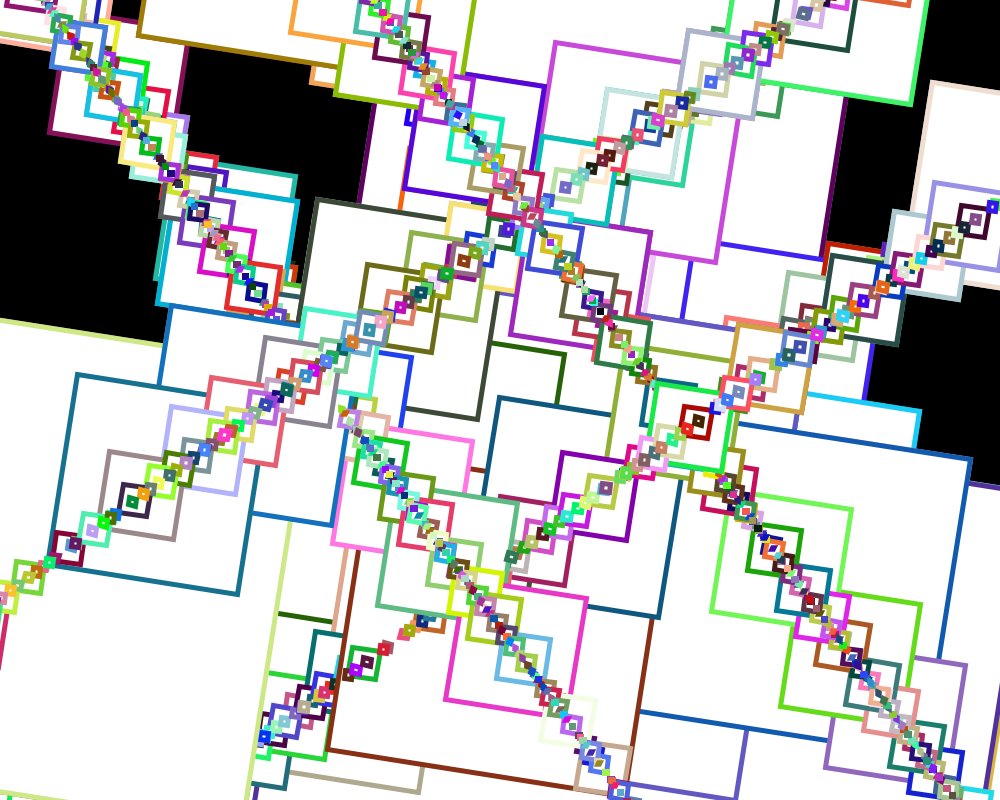
Frame 1 (no input)
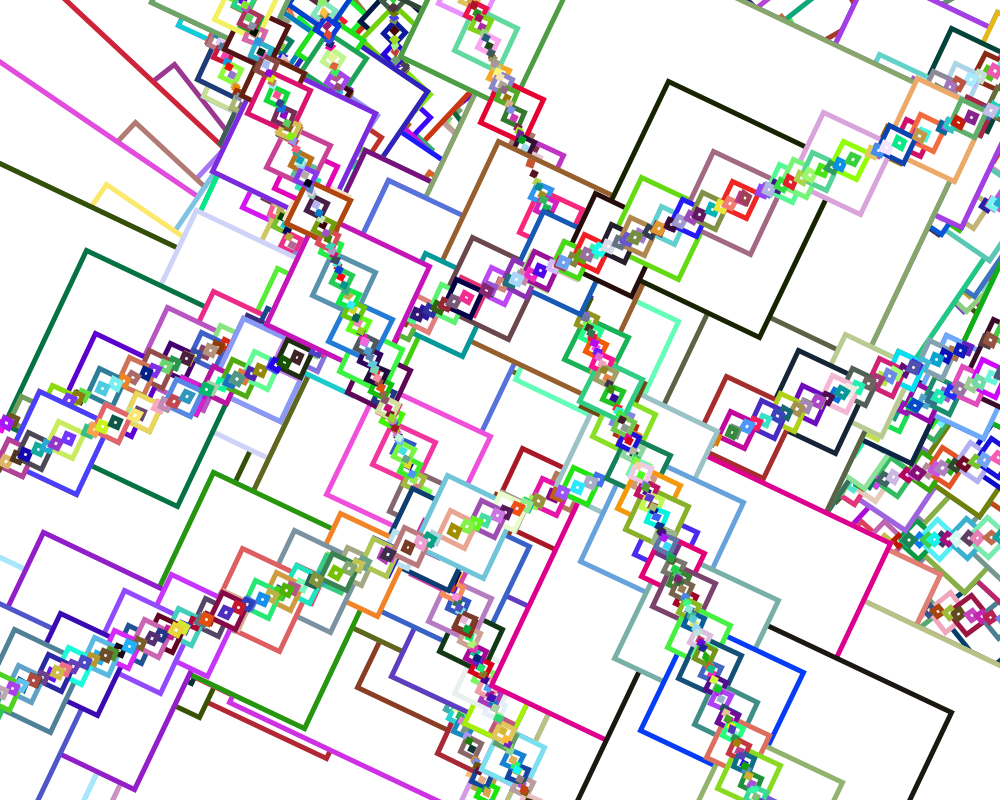
Frame 60 (the mouse pressed at the canvas centre just before this capture)
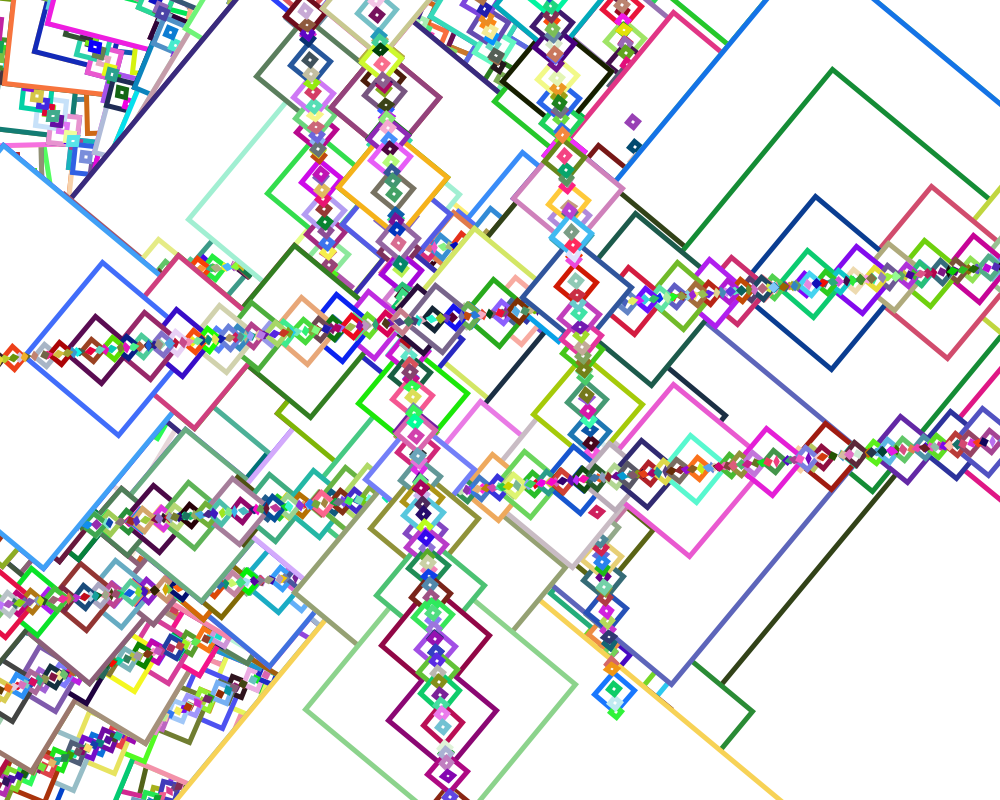
Frame 120 (the mouse held since frame 60 and released just before this capture)

The Processing sketch that drew these frames (run headless with seeded random() and noise(); from frame 60 on, the mouse is pressed at the canvas centre):

// Processing sketch: OriginalFractal
// ── OriginalFractal.pde
void setup(){
  background(0);
  size(1000,800);
  
}
float angle;
void draw()
{
  angle += 0.05;
  myFractal((float)(180 * Math.cos(angle)), (float)(180 * Math.sin(angle)), 360, (float)(180 * Math.sin(angle)));

  myFractal((float)(180 * Math.cos(angle)), (float)(180 * Math.sin(angle)), 360, (float)(180 * Math.sin(angle)));

  myFractal(-(float)(180 * Math.cos(angle)), (float)(180 * Math.sin(angle)), 360, (float)(180 * Math.sin(angle)));

  myFractal(-(float)(180 * Math.cos(angle)), (float)(180 * Math.sin(angle)), 360, (float)(180 * Math.sin(angle)));

}

public void myFractal(float x, float y, float size, float angle){
  stroke(random(255), random(255), random(255));
  strokeWeight(5);
  pushMatrix();
  translate(width/2, height/2);
  rotate(radians(angle));
  rect(x, y, size*2, size*2);
  popMatrix();

  if (size > 3){
    size -= 2;
    myFractal(x- size/2, y- size/2, size*.65, angle -90);
    myFractal(x+ size/2, y+ size/2, size*.65, angle + 90);
  }
  
}
